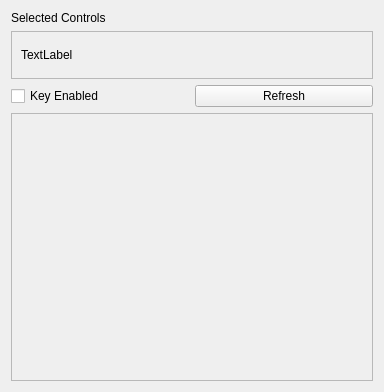
<?xml version="1.0" encoding="UTF-8"?>
<ui version="4.0">
 <class>Form</class>
 <widget class="QWidget" name="Form">
  <property name="geometry">
   <rect>
    <x>0</x>
    <y>0</y>
    <width>384</width>
    <height>392</height>
   </rect>
  </property>
  <property name="windowTitle">
   <string>Form</string>
  </property>
  <layout class="QVBoxLayout" name="verticalLayout">
   <item>
    <widget class="QLabel" name="lbl_selectedControlsListLabel">
     <property name="text">
      <string>Selected Controls</string>
     </property>
    </widget>
   </item>
   <item>
    <widget class="QScrollArea" name="sa_selectedControlsList">
     <property name="maximumSize">
      <size>
       <width>16777215</width>
       <height>48</height>
      </size>
     </property>
     <property name="widgetResizable">
      <bool>true</bool>
     </property>
     <widget class="QWidget" name="sa_selectedControlsListContents">
      <property name="geometry">
       <rect>
        <x>0</x>
        <y>0</y>
        <width>370</width>
        <height>46</height>
       </rect>
      </property>
      <layout class="QVBoxLayout" name="verticalLayout_2">
       <item>
        <widget class="QLabel" name="lbl_selectedControlsList">
         <property name="text">
          <string>TextLabel</string>
         </property>
        </widget>
       </item>
      </layout>
     </widget>
    </widget>
   </item>
   <item>
    <layout class="QHBoxLayout" name="horizontalLayout">
     <item>
      <widget class="QCheckBox" name="cb_keyEnabled">
       <property name="text">
        <string>Key Enabled</string>
       </property>
      </widget>
     </item>
     <item>
      <widget class="QPushButton" name="btn_refresh">
       <property name="text">
        <string>Refresh</string>
       </property>
      </widget>
     </item>
    </layout>
   </item>
   <item>
    <widget class="QScrollArea" name="sa_spacesList">
     <property name="widgetResizable">
      <bool>true</bool>
     </property>
     <widget class="QWidget" name="sa_spacesListContents">
      <property name="geometry">
       <rect>
        <x>0</x>
        <y>0</y>
        <width>370</width>
        <height>286</height>
       </rect>
      </property>
      <layout class="QVBoxLayout" name="verticalLayout_3"/>
     </widget>
    </widget>
   </item>
  </layout>
 </widget>
 <resources/>
 <connections/>
</ui>
